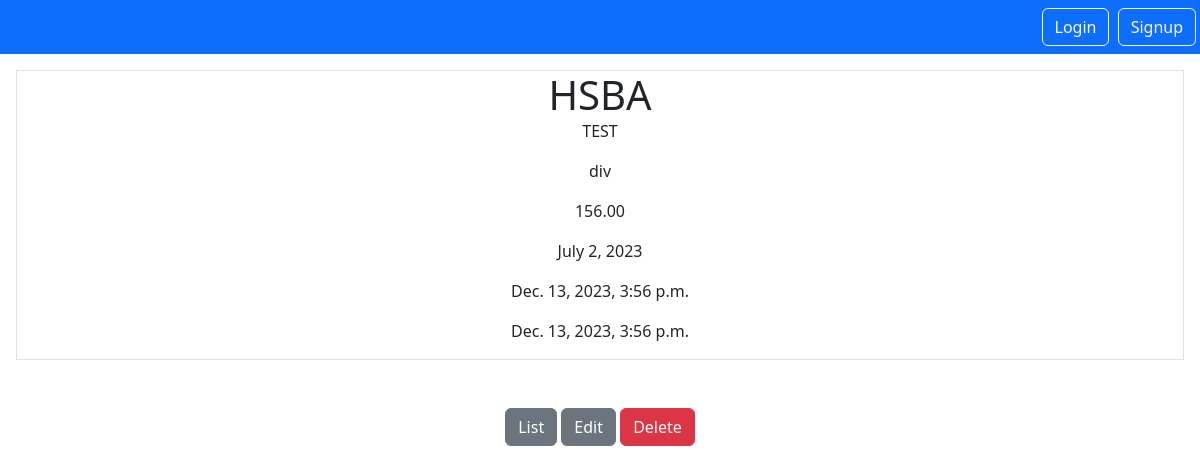
Page /dividend/1189 on the committed database.
### dividends/models.py (models this page shows, shortened)
class Dividend( models.Model):
    id = models.AutoField(primary_key=True)
    sedol =  models.CharField(max_length =10, unique=False)
    description = models.CharField(max_length= 100, unique=False)
    amount = models.DecimalField(max_digits=12, decimal_places=2)
    payment_date = models.DateField(null=False)
    created_on = models.DateTimeField(auto_now_add=True)
    updated_on = models.DateTimeField(auto_now=True)
    portfolio = models.ForeignKey(Portfolio, on_delete=models.CASCADE)
    instrument = models.ForeignKey(Instrument, on_delete=models.CASCADE)
    user = models.ForeignKey(User, null=True, on_delete=models.SET_NULL)
    class Meta:
        db_table = "app_dividend"

### instrument/models.py (models this page shows)
class Instrument(models.Model):
    id = models.AutoField(primary_key=True)
    code = models.CharField(max_length=10, unique=True, blank=False)
    sedol =  models.CharField(max_length =10, unique=False)
    alt_code = models.CharField(max_length=10, unique=False, default='')
    description = models.CharField(max_length=100, unique=False)
    price_source = models.CharField(max_length=20, unique=False)
    price_source_code = models.CharField(max_length=10, default='')
    dividend_info_link = models.URLField(null=False, default='')
    company_link = models.URLField(null=False, default='')
    sector = models.CharField(max_length=20, unique=False, default='')
    dividend_frequency = models.IntegerField(unique=False, default=2)
    created_on = models.DateTimeField(auto_now_add=True)
    updated_on = models.DateTimeField(auto_now=True)
    user = models.ForeignKey(User, null=True, on_delete=models.SET_NULL)
    yahoo_chart = ''
    yahoo_info = ''
    class Meta:
        db_table = "app_instrument"
        ordering = ('code',)
    def __str__(self):
        return f"{self.code}"

### portfolio/models.py (models this page shows)
class Portfolio(models.Model):
    id = models.AutoField(primary_key=True)
    name = models.CharField(max_length=10, unique=True)
    description = models.CharField(max_length= 100, unique=False)
    created_on = models.DateTimeField(auto_now_add=True)
    updated_on = models.DateTimeField(auto_now=True)
    class Meta:
        db_table = "app_portfolio"
        ordering = ('name',)
    def __str__(self):
        return f"{self.name}"

### dividends/views.py (the view)
# urls.py: path('dividend/<int:pk>', views.DividendDetailView.as_view(), name='dividend.details'),
class DividendDetailView(DetailView):
    model = Dividend
    context_object_name = "dividend"
    template_name = 'dividend_details.html'

### dividends/templates/dividend_details.html
{% extends "base.html" %}
{% block content %}
<div class="border round">
    <h1 class="my-5">{{dividend.instrument}}</h1>
    <p>{{dividend.portfolio}}</p>
    <p>{{dividend.description}}</p>
    <p>{{dividend.amount}}</p>
    <p>{{dividend.payment_date}}</p>
    <p>{{dividend.created_on}}</p>
    <p>{{dividend.updated_on}}</p>
</div>
<a href="{% url 'dividend.list' %}" class="btn btn-secondary my-5">List</a>
<a href="{% url 'dividend.update' pk=dividend.id%}" class="btn btn-secondary">Edit</a>
<a href="{% url 'dividend.delete' pk=dividend.id%}" class="btn btn-danger">Delete</a>
{% endblock %}

### static/styles.css (style rules this page uses)
h1, h2 { display: inline; }

### rows in the picture
Dividend: instrument "HSBA", portfolio "TEST", description "div", amount "156.00", payment_date "July 2, 2023", created_on "Dec. 13, 2023, 3:56 p.m.", updated_on "Dec. 13, 2023, 3:56 p.m."
